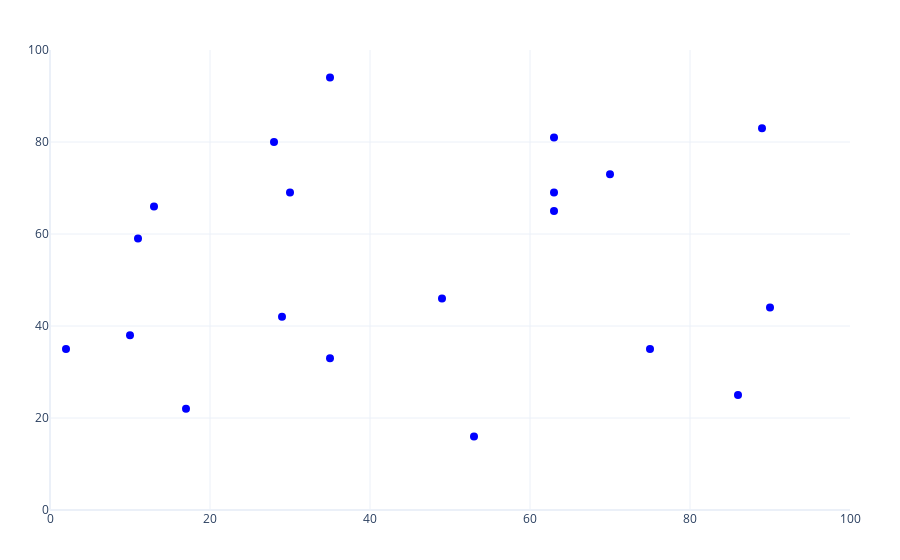

The notebook cell saved with this chart:
### Code cell
fig = go.Figure()
fig.add_trace(go.Scatter(x=vectors[:, 0], y=vectors[:, 1], mode='markers', marker=dict(size=8, color='blue'), name="Data"))
fig.update_layout(template="plotly_white", margin=dict(t=50, b=50, l=50, r=50), xaxis=dict(range=[0, 100]),  yaxis=dict(range=[0, 100]))
fig

### Figure 1 — Plotly figure (JSON) as saved in the notebook; plotly's stock layout.template omitted (floating-point values rounded to 4 significant figures)
{"data": [{"marker": {"color": "blue", "size": 8}, "mode": "markers", "name": "Data", "type": "scatter", "x": [35, 70, 63, 17, 13, 63, 2, 63, 90, 10, 35, 49, 28, 89, 11, 75, 53, 29, 30, 86], "y": [94, 73, 81, 22, 66, 69, 35, 65, 44, 38, 33, 46, 80, 83, 59, 35, 16, 42, 69, 25]}], "layout": {"autosize": true, "margin": {"b": 50, "l": 50, "r": 50, "t": 50}, "xaxis": {"range": [0, 100], "type": "linear"}, "yaxis": {"range": [0, 100], "type": "linear"}}}
